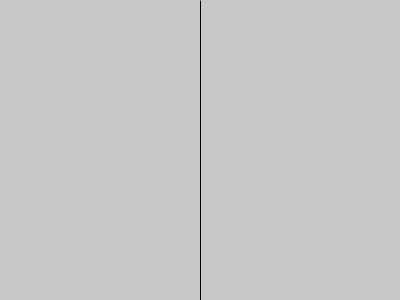
Frame 1 (no input)
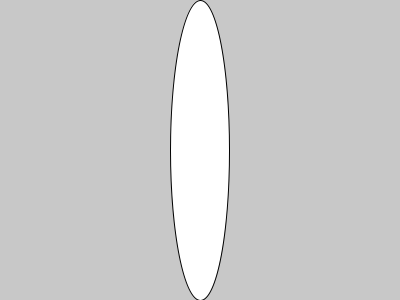
Frame 60 (the mouse pressed at the canvas centre just before this capture)
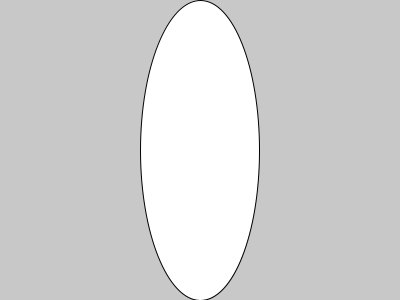
Frame 120 (the mouse held since frame 60 and released just before this capture)

The Processing sketch that drew these frames (run headless with seeded random() and noise(); from frame 60 on, the mouse is pressed at the canvas centre):

// Processing sketch: processing_62833
// ── processing_62833.pde

float yPos = 0;
float yDir = 1;



void setup (){
  
  size(400,300);
smooth();


}

void draw(){
  background(200);
  ellipse(200,150,yPos, height);

if (yPos >width){
yDir = -1;

}

if (yPos < 0){
  yDir = 1;

}

yPos = yPos + yDir;

println(yPos + " " + yDir);






}
